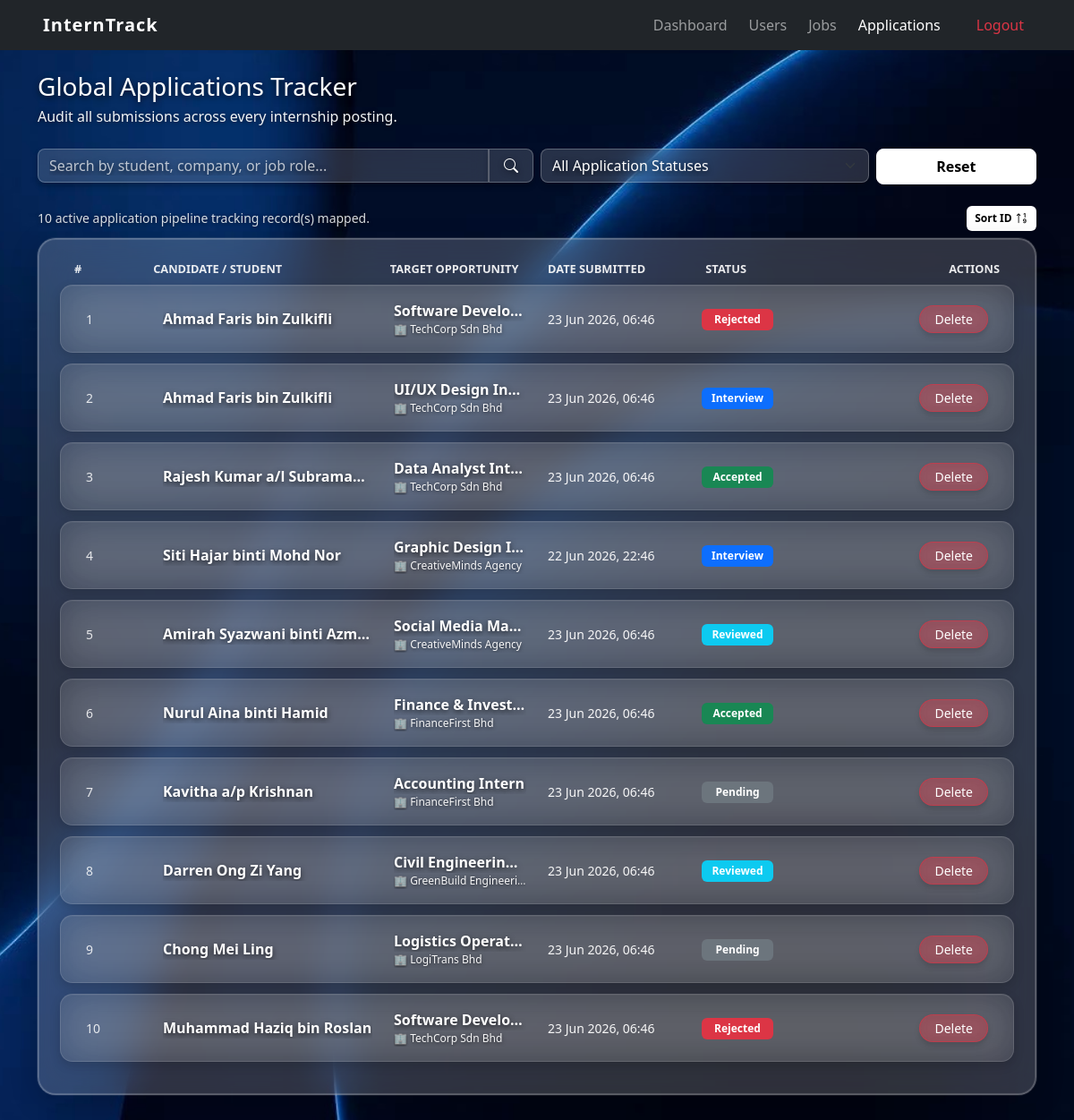
/admin/view_applicants.php (signed in), run on the app's committed database.
### tables this page shows
CREATE TABLE `applications` (
  `id` int(11) NOT NULL,
  `student_id` int(11) NOT NULL,
  `job_id` int(11) NOT NULL,
  `cover_letter` text DEFAULT NULL,
  `resume` varchar(255) DEFAULT NULL,
  `status` enum('pending','reviewed','interview','accepted','rejected') DEFAULT 'pending',
  `interview_date` varchar(50) DEFAULT NULL,
  `interview_time` varchar(50) DEFAULT NULL,
  `interview_venue` varchar(255) DEFAULT NULL,
  `notes` text DEFAULT NULL,
  `applied_at` timestamp NOT NULL DEFAULT current_timestamp()
);

CREATE TABLE `users` (
  `id` int(11) NOT NULL,
  `name` varchar(100) NOT NULL,
  `email` varchar(100) NOT NULL,
  `password` varchar(255) NOT NULL,
  `role` enum('student','company','admin') NOT NULL,
  `phone` varchar(20) DEFAULT NULL,
  `bio` text DEFAULT NULL,
  `profile_picture` varchar(255) DEFAULT NULL,
  `description` text DEFAULT NULL,
  `website` varchar(150) DEFAULT NULL,
  `resume` varchar(255) DEFAULT NULL,
  `created_at` timestamp NOT NULL DEFAULT current_timestamp(),
  `approval_status` varchar(50) DEFAULT 'pending',
  `academic_info` text DEFAULT NULL,
  `industry` varchar(100) DEFAULT NULL,
  `skills` text DEFAULT NULL
);

CREATE TABLE `jobs` (
  `id` int(11) NOT NULL,
  `company_id` int(11) NOT NULL,
  `title` varchar(150) NOT NULL,
  `description` text DEFAULT NULL,
  `location` varchar(100) DEFAULT NULL,
  `field` varchar(100) DEFAULT NULL,
  `status` enum('active','closed') DEFAULT 'active',
  `created_at` timestamp NOT NULL DEFAULT current_timestamp(),
  `allowance` decimal(10,2) DEFAULT 0.00
);

### admin/view_applicants.php (the view, shortened to what this page needs)
<?php
include '../config/db_connect.php';
include '../includes/header.php';
include '../includes/navbar.php';
$job_id = isset($_GET['job_id']) ? (int)$_GET['job_id'] : 0;
$job_title_label = '';
$search        = trim($_GET['search'] ?? '');
$sort          = $_GET['sort'] ?? 'asc';
if ($sort !== 'desc') {
    $sort = 'asc';
}
$sql = "SELECT a.id, a.status, a.applied_at, a.student_id, j.company_id,
               s.name AS student_name,
               j.title AS job_title,
               c.name AS company_name
        FROM applications a
        JOIN users s ON a.student_id = s.id
        JOIN jobs j ON a.job_id = j.id
        JOIN users c ON j.company_id = c.id
        WHERE 1=1";
$sql .= " ORDER BY a.id " . ($sort === 'asc' ? 'ASC' : 'DESC');
$stmt = mysqli_prepare($conn, $sql);
mysqli_stmt_execute($stmt);
$apps_res = mysqli_stmt_get_result($stmt);
$app_rows = [];
while ($row = mysqli_fetch_assoc($apps_res)) {
    $app_rows[] = $row;
}
function get_status_badge_class($status) {
    $map = [
        'pending'   => 'secondary',
        'reviewed'  => 'info',
        'interview' => 'primary',
        'accepted'  => 'success',
        'rejected'  => 'danger',
    ];
    return $map[$status] ?? 'secondary';
}
?>
<div class="container mt-4">
    <h3 class="mb-1 text-white">
        <?php if ($job_id > 0 && $job_title_label): ?>
            Applicants — <span style="opacity:0.75;"><?= htmlspecialchars($job_title_label) ?></span>
        <?php else: ?>
            Global Applications Tracker
        <?php endif; ?>
    </h3>
    <p class="text-white-50 mb-4">
        <?php if ($job_id > 0): ?>
            Showing all applicants for this internship posting. <a href="view_applicants.php" class="text-white-50">View all applications →</a>
        <?php else: ?>
            Audit all submissions across every internship posting.
        <?php endif; ?>
    </p>
    <form method="GET" class="mb-4">
        <div class="row g-2">
            <div class="col-md-6">
                <div class="input-group shadow-sm">
                    <input type="text" name="search" class="form-control glass-input border-end-0 text-white" placeholder="Search by student, company, or job role..." value="<?= htmlspecialchars($search) ?>">
                    <button type="submit" class="btn input-group-text glass-input border-start-0 text-white m-0 px-3" style="cursor: pointer;">
                        <i class="bi bi-search"></i>
                    </button>
                </div>
            </div>
            <div class="col-md-4">
                <select name="status" class="form-select glass-input text-white shadow-sm" onchange="this.form.submit()">
                    <option value="" class="bg-dark text-white">All Application Statuses</option>
                </select>
            </div>
            <div class="col-md-2">
                <a href="view_applicants.php<?= $job_id > 0 ? '?job_id=' . $job_id : '' ?>" class="btn btn-glass-white w-100" style="border-radius: 8px !important; padding: 0.45rem 0.75rem !important;">Reset</a>
            </div>
        </div>
    </form>
    <div class="d-flex justify-content-between align-items-center mb-2">
        <p class="text-white-50 small mb-0"><?= count($app_rows) ?> active application pipeline tracking record(s) mapped.</p>
        <a href="view_applicants.php?<?= http_build_query(array_merge($_GET, ['sort' => $sort === 'asc' ? 'desc' : 'asc'])) ?>" class="btn btn-sm btn-glass-white py-1 px-2 d-flex align-items-center gap-1" style="border-radius: 6px !important; font-size: 0.75rem; border: 1px solid rgba(255,255,255,0.2) !important;">
            Sort ID <i class="bi <?= $sort === 'asc' ? 'bi-sort-numeric-up' : 'bi-sort-numeric-down' ?>" style="font-size: 0.9rem; line-height: 1;"></i>
        </a>
    </div>
    <div class="card shadow-sm glass-card mb-5">
        <div class="card-body p-4">
            <div class="row glass-table-header d-none d-md-flex mb-2 px-3">
                <div class="col-md-1">#</div>
                <div class="col-md-3">Candidate / Student</div>
                <div class="col-md-2">Target Opportunity</div>
                <div class="col-md-2">Date Submitted</div>
                <div class="col-md-2">Status</div>
                <div class="col-md-2 text-end">Actions</div>
            </div>
            <div class="d-flex flex-column">
                <?php foreach ($app_rows as $a): ?>
                    <div class="row glass-row-item align-items-center py-3 px-3 mx-0">
                        <div class="col-12 col-md-1 glass-row-text-muted small">
                            <span class="d-md-none fw-bold me-1">ID:</span><?= (int)$a['id'] ?>
                        </div>
                        <div class="col-12 col-md-3 glass-row-text-primary" style="min-width:0;">
                            <a href="#" class="view-user-trigger text-decoration-none text-white fw-bold text-truncate d-block" data-user-id="<?= (int)$a['student_id'] ?>">
                                <?= htmlspecialchars($a['student_name']) ?>
                            </a>
                        </div>
                        <div class="col-12 col-md-2 glass-row-text-secondary" style="min-width:0;">
                            <div class="fw-semibold text-white text-truncate"><?= htmlspecialchars($a['job_title']) ?></div>
                            <div class="text-muted text-truncate" style="font-size: 0.75rem;">🏢 <a href="#" class="view-user-trigger text-decoration-none text-white-50" data-user-id="<?= (int)$a['company_id'] ?>"><?= htmlspecialchars($a['company_name']) ?></a></div>
                        </div>
                        <div class="col-12 col-md-2 glass-row-text-secondary small">
                            <?= date('d M Y, H:i', strtotime($a['applied_at'])) ?>
                        </div>
                        <div class="col-auto col-md-2 my-1 my-md-0">
                            <span class="badge badge-uniform bg-<?= get_status_badge_class($a['status']) ?>">
                                <?= htmlspecialchars(ucfirst($a['status'])) ?>
                            </span>
                        </div>
                        <div class="col col-md-2 text-md-end d-flex flex-wrap gap-1 justify-content-start justify-content-md-end">
                            <a href="view_applicants.php?delete_app=<?= (int)$a['id'] ?><?= $job_id ? '&job_id='.$job_id : '' ?>"
                               class="btn btn-sm btn-glass-danger rounded-pill px-3"
                               onclick="return confirm('Delete this application record?')">
                                Delete
                            </a>
                        </div>
                    </div>
                <?php endforeach; ?>
            </div>
        </div>
    </div>
</div>
<?php include '../includes/footer.php'; ?>

### assets/css/style.css (style rules this page uses)
body { background-color: #f8f9fa; }
.badge-uniform { font-size: 0.75rem !important; padding: 0.4em 0 !important; line-height: 1.2 !important; border-radius: 6px !important; font-weight: 600 !important; width: 80px !important; display: inline-block !important; text-align: center !important; }
.glass-card { overflow-x: auto !important; max-width: 100vw; }

### assets/css/admin.css (style rules this page uses)
.btn-glass-white { background: #ffffff !important; backdrop-filter: none !important; -webkit-backdrop-filter: none !important; border: 1px solid #ffffff !important; color: #000000 !important; padding: 10px 25px; font-weight: 600; transition: all 0.3s cubic-bezier(0.16, 1, 0.3, 1); text-shadow: none !important; }
.text-muted, .text-white-50 { color: rgba(255, 255, 255, 0.75) !important; }
.glass-input, .glass-select, .btn-glass-primary, .btn-glass-secondary { background: rgba(255, 255, 255, 0.15) !important; backdrop-filter: blur(12px); -webkit-backdrop-filter: blur(12px); border: 1px solid rgba(255, 255, 255, 0.25) !important; color: #ffffff !important; box-shadow: 0 4px 6px rgba(0, 0, 0, 0.2) !important; border-radius: 8px; }
.glass-input::placeholder { color: rgba(255, 255, 255, 0.7) !important; font-weight: 500; }
.glass-input option, .glass-select option { background-color: #1a1a1a !important; color: #ffffff !important; }
select.glass-input, select.glass-select { background-color: rgba(255, 255, 255, 0.15) !important; background-repeat: no-repeat !important; background-position: right 0.75rem center !important; background-size: 16px 12px !important; backdrop-filter: blur(12px) !important; -webkit-backdrop-filter: blur(12px) !important; border: 1px solid rgba(255, 255, 255, 0.25) !important; color: #ffffff !important; }
.glass-card { background: rgba(255, 255, 255, 0.18) !important; backdrop-filter: blur(20px); -webkit-backdrop-filter: blur(20px); border: 1px solid rgba(255, 255, 255, 0.25) !important; outline: 1px solid rgba(255, 255, 255, 0.1) !important; border-radius: 20px; box-shadow: 0 8px 32px rgba(0, 0, 0, 0.2), inset 0 0 0 1px rgba(255, 255, 255, 0.15) !important; }
.glass-row-item { background: rgba(160, 160, 160, 0.15) !important; backdrop-filter: blur(20px); -webkit-backdrop-filter: blur(20px); border: 1px solid rgba(255, 255, 255, 0.12) !important; border-radius: 14px; margin-bottom: 10px; box-shadow: 0 4px 12px rgba(0, 0, 0, 0.15), inset 0 1px 0 rgba(255, 255, 255, 0.05) !important; transition: all 0.2s ease; }
.glass-table-header { font-size: 0.8rem; font-weight: 700; color: rgba(255, 255, 255, 0.9) !important; text-transform: uppercase; text-shadow: 0 2px 4px rgba(0, 0, 0, 0.8) !important; }
.glass-row-text-primary { color: #ffffff !important; font-weight: 600; text-shadow: 0 2px 5px rgba(0, 0, 0, 0.8) !important; }
.glass-row-text-secondary { color: rgba(255, 255, 255, 0.95) !important; font-weight: 500; text-shadow: 0 1px 4px rgba(0, 0, 0, 0.7) !important; }
.glass-row-text-muted { color: rgba(255, 255, 255, 0.85) !important; text-shadow: 0 1px 3px rgba(0, 0, 0, 0.6) !important; }
body.light-theme { background-image: url('../images/Page_bg.JPG.jpeg') !important; background-color: #050505 !important; background-position: center center !important; background-size: cover !important; background-attachment: fixed !important; }
body.light-theme .text-white, body.light-theme h3, body.light-theme h4, body.light-theme h5, body.light-theme .modal-title, body.light-theme p.text-white, body.light-theme label, body.light-theme .fw-bold, body.light-theme span:not(.badge) { color: #ffffff !important; text-shadow: 0 2px 6px rgba(0, 0, 0, 0.7) !important; }
body.light-theme p.text-white-50, body.light-theme .text-white-50, body.light-theme .modal-body { color: rgba(255, 255, 255, 0.95) !important; font-weight: 500 !important; text-shadow: 0 1px 4px rgba(0, 0, 0, 0.6) !important; }
body.light-theme .text-muted { color: rgba(255, 255, 255, 0.85) !important; text-shadow: 0 1px 3px rgba(0, 0, 0, 0.6) !important; }
body.light-theme p.small { color: rgba(255, 255, 255, 0.85) !important; }

### data on the page
applications: id "1", student.name "Ahmad Faris bin Zulkifli", job.title "Software Develo…", users.name "TechCorp Sdn Bhd", applied_at "23 Jun 2026, 06:46", status "Rejected"
applications: id "2", student.name "Ahmad Faris bin Zulkifli", job.title "UI/UX Design In…", users.name "TechCorp Sdn Bhd", applied_at "23 Jun 2026, 06:46", status "Interview"
applications: id "3", student.name "Rajesh Kumar a/l Subrama…", job.title "Data Analyst Int…", users.name "TechCorp Sdn Bhd", applied_at "23 Jun 2026, 06:46", status "Accepted"
applications: id "4", student.name "Siti Hajar binti Mohd Nor", job.title "Graphic Design I…", users.name "CreativeMinds Agency", applied_at "22 Jun 2026, 22:46", status "Interview"
applications: id "5", student.name "Amirah Syazwani binti Azm…", job.title "Social Media Ma…", users.name "CreativeMinds Agency", applied_at "23 Jun 2026, 06:46", status "Reviewed"
applications: id "6", student.name "Nurul Aina binti Hamid", job.title "Finance & Invest…", users.name "FinanceFirst Bhd", applied_at "23 Jun 2026, 06:46", status "Accepted"
applications: id "7", student.name "Kavitha a/p Krishnan", job.title "Accounting Intern", users.name "FinanceFirst Bhd", applied_at "23 Jun 2026, 06:46", status "Pending"
applications: id "8", student.name "Darren Ong Zi Yang", job.title "Civil Engineerin…", users.name "GreenBuild Engineeri…", applied_at "23 Jun 2026, 06:46", status "Reviewed"
applications: id "9", student.name "Chong Mei Ling", job.title "Logistics Operat…", users.name "LogiTrans Bhd", applied_at "23 Jun 2026, 06:46", status "Pending"
applications: id "10", student.name "Muhammad Haziq bin Roslan", job.title "Software Develo…", users.name "TechCorp Sdn Bhd", applied_at "23 Jun 2026, 06:46", status "Rejected"

### other printed values
count($app_rows) "10"
